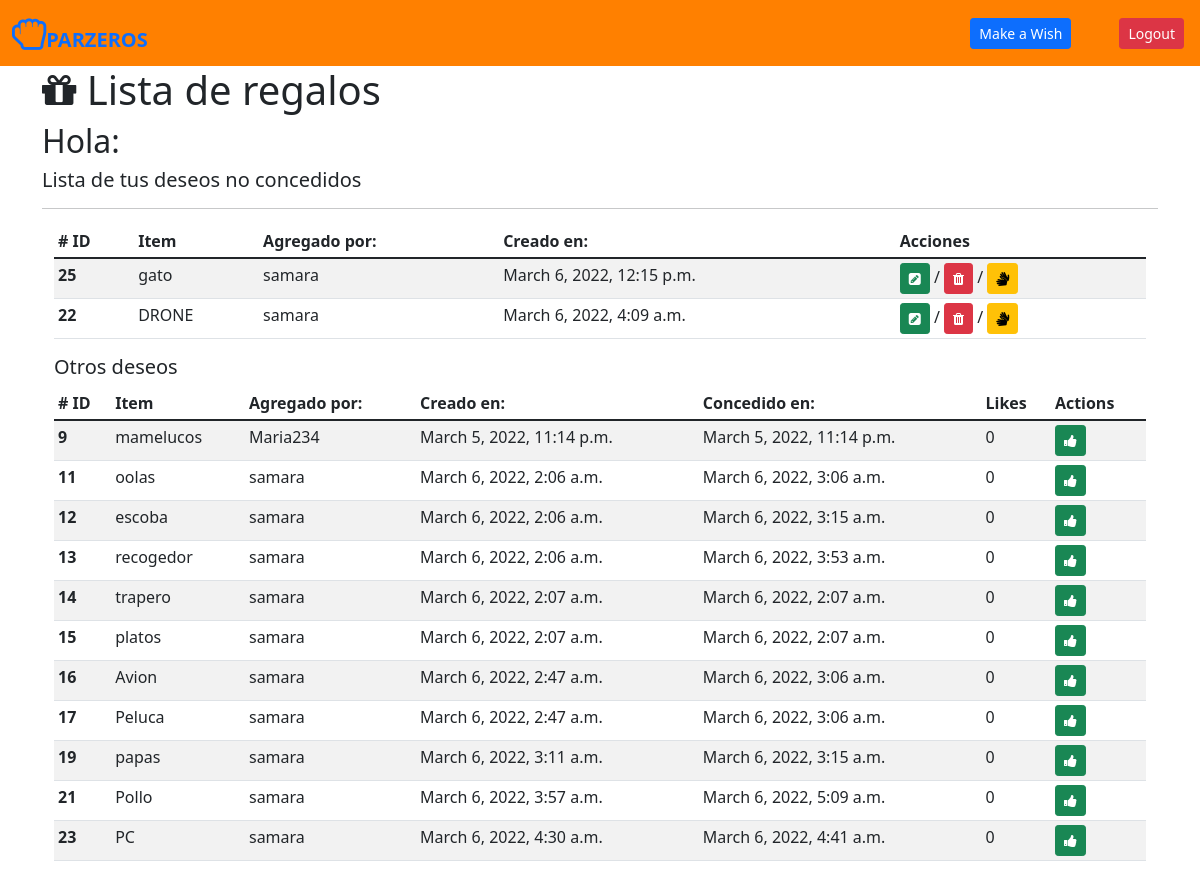
Page /acceso/added/10 on the committed database.
### acceso/models.py (models this page shows, shortened)
class Regalo(models.Model):
    usuario = models.ForeignKey(Usuario, related_name="regalos", on_delete=models.CASCADE)
    nombregift = models.CharField(max_length=70)
    descripcion = models.CharField(max_length=30, default='vacio')
    estado = models.TextField(max_length=1, default=0)
    likes = models.IntegerField(default=0)
    created_at = models.DateTimeField(auto_now_add=True)
    updated_at = models.DateTimeField(auto_now=True)
    objects = regaloManager()

class Usuario(models.Model):
    nombre = models.CharField(max_length=45, unique=True, verbose_name="Nombre")
    username = models.CharField(max_length=45, unique=True, verbose_name="Username")
    email = models.EmailField(max_length=200, unique=True, verbose_name="Email")
    password = models.CharField(max_length=72)
    birthday = models.DateField(null=True)
    created_at = models.DateTimeField(auto_now_add=True)
    updated_at = models.DateTimeField(auto_now=True)
    objects = UsuarioManager()

### acceso/views_regalos.py (the view)
# urls.py: path('added/<int:id>', views_regalos.added , name='added'),
def added(request,id):
    if request.method == 'GET':
        contexto = {
            'listaRegalos' : Regalo.objects.filter(usuario=id).filter(estado=0).order_by("-updated_at"),
            'listaRegalostodos': Regalo.objects.all().filter(estado=1),
            }
        return render(request, 'app/index.html', contexto)

### app/templates/app/index.html (shortened to what this page needs)
{% extends "core/foundation.html" %}
{% block contenido %}
{% include 'core/menu.html' %}
<div class="container mt-6">
    <h1><i class="fa fa-gift" aria-hidden="true"></i> Lista de regalos </h1>
    <h2> Hola: {{request.session.usuario.nombre}} </h2>
    <h5> Lista de tus deseos no concedidos </h5>
    <hr>
    <div class="container m-6 table-responsive-sm">
        <table class="table table-striped table-hover table-sm">
            <thead>
            <tr>
                <th scope="col"># ID</th>
                <th scope="col">Item</th>
                <th scope="col">Agregado por:</th>
                <th scope="col">Creado en:</th>
                <th scope="col">Acciones</th>
            </tr>
            </thead>
            <tbody>
            {% for regalo in listaRegalos %}
                <tr>
                    <th scope="row">{{regalo.id}}</th>
                    <td>{{regalo.nombregift}}</td>
                    <td>{{regalo.usuario.username}}</td>
                    <td>{{regalo.created_at }}</td>
                    <td><a href="{% url 'acceso:edit' id=regalo.id %}" class="btn btn-success btn-sm"><i class="fa fa-pencil-square" aria-hidden="true"></i></a> / <a href="{% url 'acceso:borrar' id=regalo.id %}" class="btn btn-danger btn-sm"><i class="fa fa-trash" aria-hidden="true"></i></a> /  <a href="{% url 'acceso:otorgar' id=regalo.id %}" class="btn btn-warning btn-sm"><i class="fa fa-sign-language" aria-hidden="true"></i></a></td></td>
                </tr>
            {% endfor %}
            </tbody>
        </table>
    </div>
    <div class="container m-6 table-responsive-sm">
        <h5> Otros deseos </h5>
        <table class="table table-striped table-hover table-sm">
            <thead>
            <tr>
                <th scope="col"># ID</th>
                <th scope="col">Item</th>
                <th scope="col">Agregado por:</th>
                <th scope="col">Creado en:</th>
                <th scope="col">Concedido en:</th>
                <th scope="col">Likes</th>
                <th scope="col">Actions</th>
            </tr>
            </thead>
            <tbody>
            {% for regalo in listaRegalostodos %}
                <tr>
                    <th scope="row">{{regalo.id}}</th>
                    <td>{{regalo.nombregift}}</td>
                    <td>{{regalo.usuario.username}}</td>
                    <td>{{regalo.created_at }}</td>
                    <td>{{regalo.updated_at }}</td>
                    <td>{{regalo.likes }}  </td>
                    <td><a href="{% url 'acceso:like' id=regalo.id %}" class="btn btn-success btn-sm"><i class="fa fa-thumbs-up" aria-hidden="true"></i></a></td>
                </tr>
            {% endfor %}
            </tbody>
        </table>
    </div>
</div>
{% endblock %}

### rows in the picture
Regalo: id "25", nombregift "gato", usuario.username "samara", created_at "March 6, 2022, 12:15 p.m."
Regalo: id "22", nombregift "DRONE", usuario.username "samara", created_at "March 6, 2022, 4:09 a.m."
Regalo: id "9", nombregift "mamelucos", usuario.username "Maria234", created_at "March 5, 2022, 11:14 p.m.", updated_at "March 5, 2022, 11:14 p.m.", likes "0"
Regalo: id "11", nombregift "oolas", usuario.username "samara", created_at "March 6, 2022, 2:06 a.m.", updated_at "March 6, 2022, 3:06 a.m.", likes "0"
Regalo: id "12", nombregift "escoba", usuario.username "samara", created_at "March 6, 2022, 2:06 a.m.", updated_at "March 6, 2022, 3:15 a.m.", likes "0"
Regalo: id "13", nombregift "recogedor", usuario.username "samara", created_at "March 6, 2022, 2:06 a.m.", updated_at "March 6, 2022, 3:53 a.m.", likes "0"
Regalo: id "14", nombregift "trapero", usuario.username "samara", created_at "March 6, 2022, 2:07 a.m.", updated_at "March 6, 2022, 2:07 a.m.", likes "0"
Regalo: id "15", nombregift "platos", usuario.username "samara", created_at "March 6, 2022, 2:07 a.m.", updated_at "March 6, 2022, 2:07 a.m.", likes "0"
Regalo: id "16", nombregift "Avion", usuario.username "samara", created_at "March 6, 2022, 2:47 a.m.", updated_at "March 6, 2022, 3:06 a.m.", likes "0"
Regalo: id "17", nombregift "Peluca", usuario.username "samara", created_at "March 6, 2022, 2:47 a.m.", updated_at "March 6, 2022, 3:06 a.m.", likes "0"
Regalo: id "19", nombregift "papas", usuario.username "samara", created_at "March 6, 2022, 3:11 a.m.", updated_at "March 6, 2022, 3:15 a.m.", likes "0"
Regalo: id "21", nombregift "Pollo", usuario.username "samara", created_at "March 6, 2022, 3:57 a.m.", updated_at "March 6, 2022, 5:09 a.m.", likes "0"
Regalo: id "23", nombregift "PC", usuario.username "samara", created_at "March 6, 2022, 4:30 a.m.", updated_at "March 6, 2022, 4:41 a.m.", likes "0"
